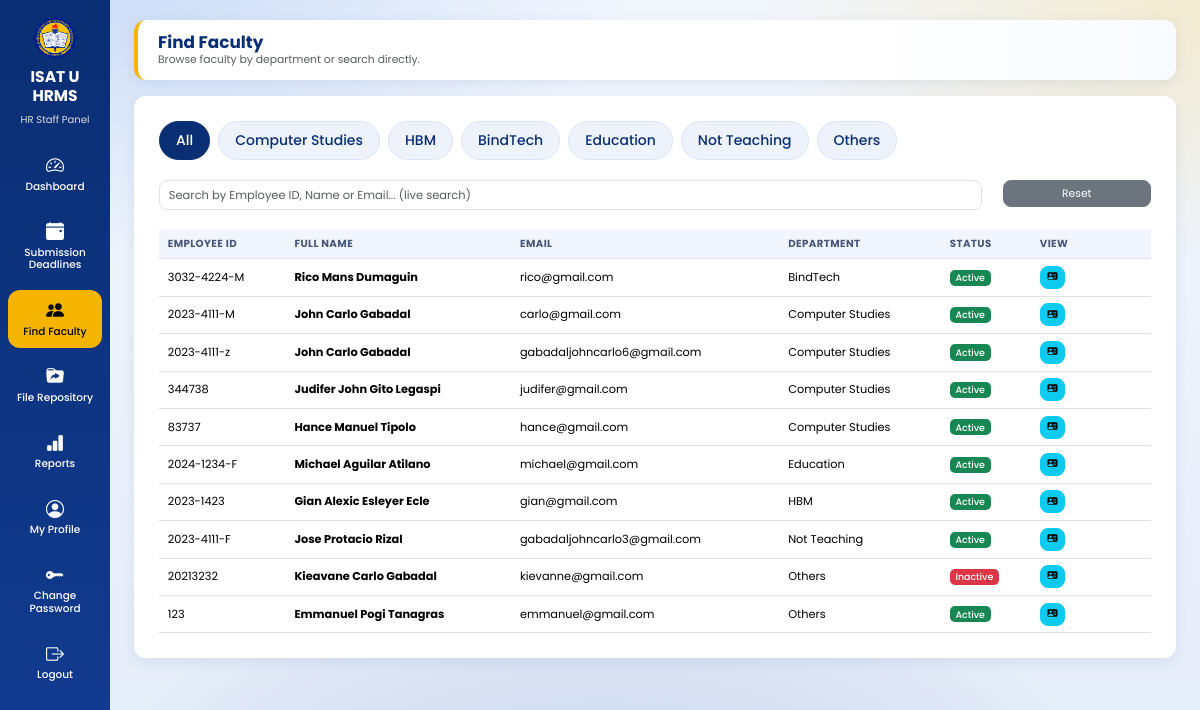
Page /hr_staff/find_faculty.php (signed in) on the committed database.
### tables this page shows
CREATE TABLE `users` (
  `user_id` int(11) NOT NULL AUTO_INCREMENT,
  `employee_id` varchar(50) DEFAULT NULL,
  `first_name` varchar(100) NOT NULL,
  `middle_name` varchar(100) DEFAULT NULL,
  `last_name` varchar(100) NOT NULL,
  `email` varchar(150) NOT NULL,
  `password` varchar(255) NOT NULL,
  `role` varchar(20) NOT NULL,
  `department` varchar(150) DEFAULT NULL,
  `position_title` varchar(150) DEFAULT NULL,
  `profile_picture` varchar(255) DEFAULT NULL,
  `reset_token` varchar(255) DEFAULT NULL,
  `reset_token_expiry` datetime DEFAULT NULL,
  `status` varchar(20) DEFAULT 'active',
  `created_at` timestamp NOT NULL DEFAULT current_timestamp(),
  PRIMARY KEY (`user_id`)
);

### hr_staff/partials/faculty_rows.php (the view)
<?php
if (mysqli_num_rows($query) === 0) {
?>
<tr>
    <td colspan="6" class="text-center text-muted py-4">No faculty found.</td>
</tr>
<?php
} else {
    while ($row = mysqli_fetch_assoc($query)) {
?>
<tr>
    <td><?php echo htmlspecialchars($row['employee_id']); ?></td>
    <td><strong><?php echo htmlspecialchars($row['first_name'].' '.$row['middle_name'].' '.$row['last_name']); ?></strong></td>
    <td><?php echo htmlspecialchars($row['email']); ?></td>
    <td><?php echo htmlspecialchars($row['department'] ?? ''); ?></td>
    <td>
        <?php if ($row['status'] === 'Active'): ?>
            <span class="badge bg-success">Active</span>
        <?php else: ?>
            <span class="badge bg-danger">Inactive</span>
        <?php endif; ?>
    </td>
    <td>
        <a href="faculty_profile.php?id=<?php echo $row['user_id']; ?>" class="btn btn-info btn-sm" title="View Profile">
            <i class="bi bi-person-vcard-fill"></i>
        </a>
    </td>
</tr>
<?php
    }
}
?>

### assets/ui.css (style rules this page uses)
html { font-size:13.5px !important; }
body { font-size:.92rem; background: radial-gradient(900px 500px at 8% -5%, rgba(91,146,229,.28), transparent 60%), radial-gradient(800px 480px at 100% 0%, rgba(245,180,0,.18), transparent 55%), radial-gradient(900px 600px at 50% 110%, rgba(18,60,146,.16), transparent 60%), linear-gradient(180deg,#f2f6fd 0%,#e4ecf9 100%) !important; background-attachment:fixed !important; }
.table>:not(caption)>*>* { padding:.5rem .65rem !important; }
.btn { font-size:.8rem;padding:.32rem .7rem;border-radius:8px; }
.btn-sm { font-size:.74rem !important;padding:.22rem .5rem !important; }
.badge { font-size:.7rem;font-weight:500;padding:.35em .6em; }

### hr_staff/find_faculty.php (style rules this page uses)
* { margin:0;padding:0;box-sizing:border-box;font-family:'Poppins',sans-serif; }
body { background:#eef3fb;overflow-x:hidden; }
.table th,.table td { white-space:nowrap; }

### rows in the picture
users: employee "3032-4224-M", first_name+middle_name+last_name "Rico Mans Dumaguin", email "rico@gmail.com", department "BindTech", status "Active"
users: employee "2023-4111-M", first_name+middle_name+last_name "John Carlo Gabadal", email "carlo@gmail.com", department "Computer Studies", status "Active"
users: employee "2023-4111-z", first_name+middle_name+last_name "John Carlo Gabadal", email "gabadaljohncarlo6@gmail.com", department "Computer Studies", status "Active"
users: employee "344738", first_name+middle_name+last_name "Judifer John Gito Legaspi", email "judifer@gmail.com", department "Computer Studies", status "Active"
users: employee "83737", first_name+middle_name+last_name "Hance Manuel Tipolo", email "hance@gmail.com", department "Computer Studies", status "Active"
users: employee "2024-1234-F", first_name+middle_name+last_name "Michael Aguilar Atilano", email "michael@gmail.com", department "Education", status "Active"
users: employee "2023-1423", first_name+middle_name+last_name "Gian Alexic Esleyer Ecle", email "gian@gmail.com", department "HBM", status "Active"
users: employee "2023-4111-F", first_name+middle_name+last_name "Jose Protacio Rizal", email "gabadaljohncarlo3@gmail.com", department "Not Teaching", status "Active"
users: employee "20213232", first_name+middle_name+last_name "Kieavane Carlo Gabadal", email "kievanne@gmail.com", department "Others", status "Inactive"
users: employee "123", first_name+middle_name+last_name "Emmanuel Pogi Tanagras", email "emmanuel@gmail.com", department "Others", status "Active"

### other values in the picture
$dept "All"
$dept "Computer Studies"
$dept "HBM"
$dept "BindTech"
$dept "Education"
$dept "Not Teaching"
$dept "Others"
